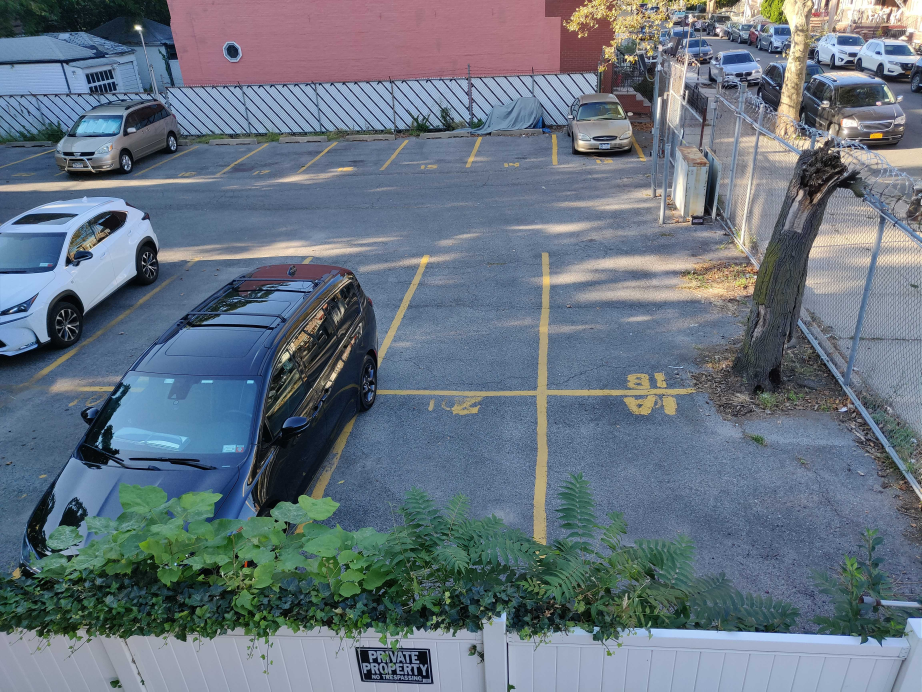
#> input picture car.jpg, 4608 x 3456 px (shown at 1/5 size)
$ jupyter execute --allow-errors car-detection-model.ipynb
#> lines starting #> are read from the running program, lines starting #| are printed output that depends on the picture
[cell 1]
import sys
import os
import os
import numpy as np
import cv2
import mrcnn.config
import mrcnn.utils
import matplotlib.pyplot as plt
from mrcnn.model import MaskRCNN
from pathlib import Path
from IPython.display import Image
from openSpotServer.parkingSpot.parkingSpotMask import ( get_mask_image_of_parking_spot, get_mask_array_of_parking_spot)
#> (the rest of this cell did not finish here and is left out)

[cell 2]
# Set up Colab Environment

IN_COLAB = 'google.colab' in sys.modules or not 'mrcnn' in sys.modules
HAS_DATASET = os.path.exists('mask_rcnn_coco.h5')
SAMPLE_IMAGE = 'car.jpg' # Leave this blank if you do not want to download an image

#SAMPLE_IMAGE = 'https://i.imgur.com/AdPz4lX.jpg' # Leave this blank if you do not want to download an image
SAMPLE_IMAGE_NAME = 'car.jpg' # Name of input file to be saved
print()

if(IN_COLAB):
  !pip install mrcnn

if(not HAS_DATASET):
  !wget https://github.com/matterport/Mask_RCNN/releases/download/v2.0/mask_rcnn_coco.h5

# if(len(SAMPLE_IMAGE)):
#  !wget -O $SAMPLE_IMAGE_NAME $SAMPLE_IMAGE

[cell 3]
# Configuration that will be used by the Mask-RCNN library
class MaskRCNNConfig(mrcnn.config.Config):
    NAME = "coco_pretrained_model_config"
    IMAGES_PER_GPU = 1
    GPU_COUNT = 1
    NUM_CLASSES = 1 + 80  # COCO dataset has 80 classes + one background class
    DETECTION_MIN_CONFIDENCE = 0.6


# Filter a list of Mask R-CNN detection results to get only the detected cars / trucks
def get_car_boxes(boxes, class_ids):
    car_boxes = []

    for i, box in enumerate(boxes):
        # If the detected object isn't a car / truck / bus, skip it
        if class_ids[i] in [3, 8, 6]:
            car_boxes.append(box)

    return np.array(car_boxes)


# Root directory of the project
ROOT_DIR = Path(".")

# Directory to save logs and trained model
MODEL_DIR = os.path.join(ROOT_DIR, "logs")

# Local path to trained weights file
COCO_MODEL_PATH = os.path.join(ROOT_DIR, "mask_rcnn_coco.h5")

# Download COCO trained weights from Releases if needed
if not os.path.exists(COCO_MODEL_PATH):
    mrcnn.utils.download_trained_weights(COCO_MODEL_PATH)
#> (this line was passed over: mrcnn is not available in this run)

# Directory of images to run detection on
IMAGE_DIR = os.path.join(ROOT_DIR, SAMPLE_IMAGE)


# Create a Mask-RCNN model in inference mode
#> (the rest of this cell did not finish here and is left out)

# FOR IMAGE

[cell 4]
rgb= cv2.imread(IMAGE_DIR)
#> rgb is the input picture: shape (3456, 4608, 3); mean B, G, R 128.1, 115.4, 102.8
x = 0
y = 1000
h = 3000
w = 3000
crop = rgb[y:y+h, x:x+w]
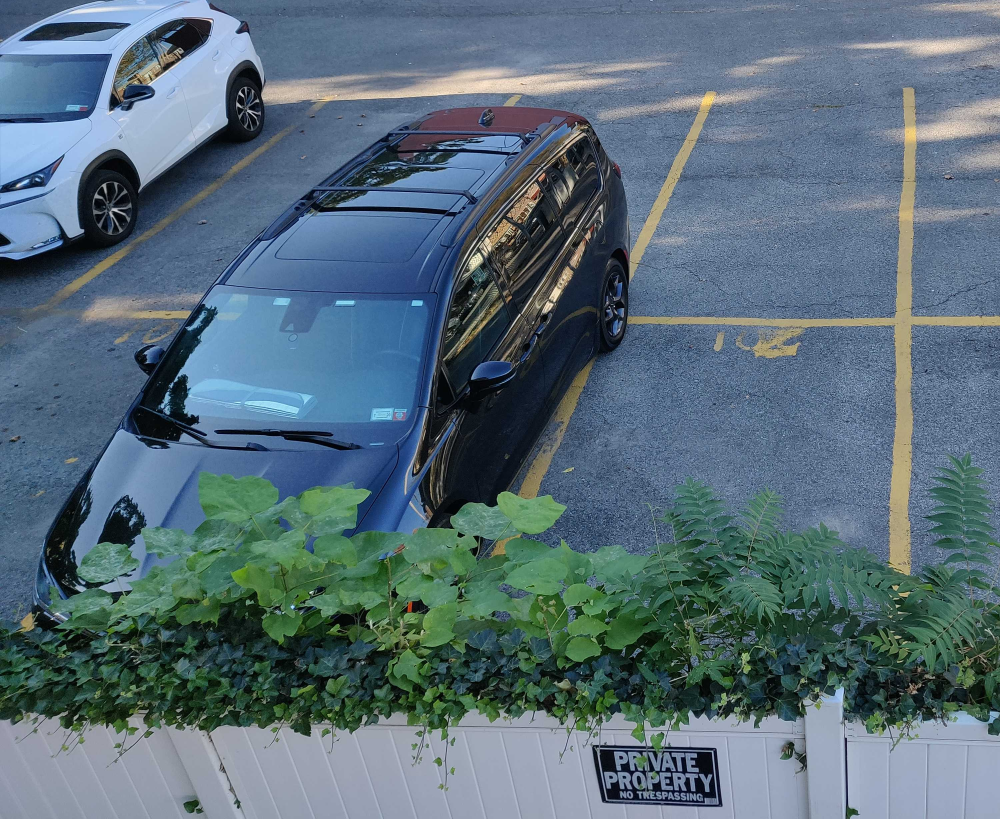
#> crop: shape (2456, 3000, 3) (shown at 1/3 size); mean B, G, R 121.4, 109.3, 87.9


# Run the image through the Mask R-CNN model to get results.
#> (the rest of this cell did not finish here and is left out)

[cell 5]
gray_image = cv2.cvtColor(crop, cv2.COLOR_BGR2GRAY)
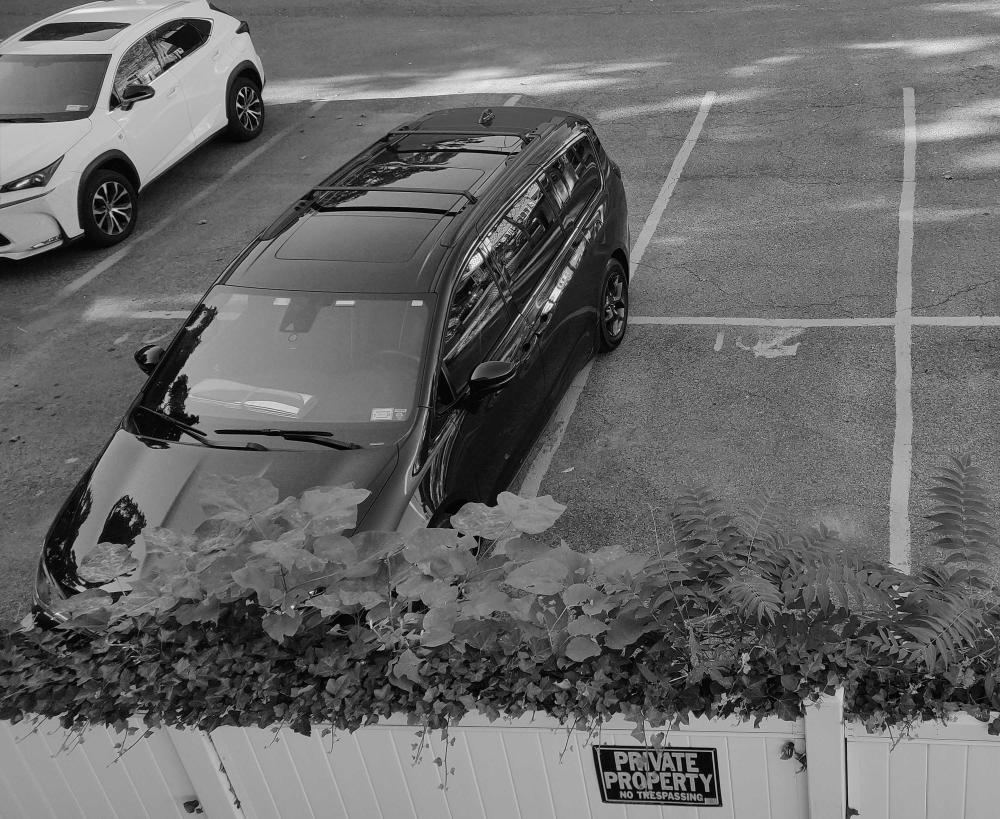
#> gray_image: shape (2456, 3000) (shown at 1/3 size); min 0, max 255, mean 104.3
# loop over of the detected object's bounding boxes and masks

#> (the rest of this cell did not finish here and is left out)

[cell 6]
'''
inputs:
    mask : It is a matrix of mask for the a single car in which pixles with that are set to true if there is mask else to false
    spot : It is a matrix for a singel spot whihc has 1 where the spots is and 0 where it isn't

output:
    true: if the mask is in the spot
    false: if the mask is not in the spot
'''
def has_car(mask,spot):
    #setting the pixels with value other than 0 because while doing the comparsion we only want to count common 1's
    spot[spot==0]=2
    # countign the common 1's
    common=((spot==mask)==1).sum()
    # getting the number of 1's in the spot
    spot_n=(spot==1).sum()
    # calculting the percentage
    percent=common/spot_n

    spot[spot==2]=0
    if(percent>0.40):
        return True
    else:
        return False

[cell 7]
fullSpots=[]
emptySpots=[]
maskList=[]
index1=[]
#> (the rest of this cell did not finish here and is left out)

#> (a cell that did not finish here is left out)

[cell 9]
color1=[0,0,1]
color2=[0,1,0]
for i in fullSpots:
    new_image = visualize.apply_mask(crop, i,color1, alpha=1)

for i in emptySpots:
    new_image = visualize.apply_mask(new_image, i,color2, alpha=1)
